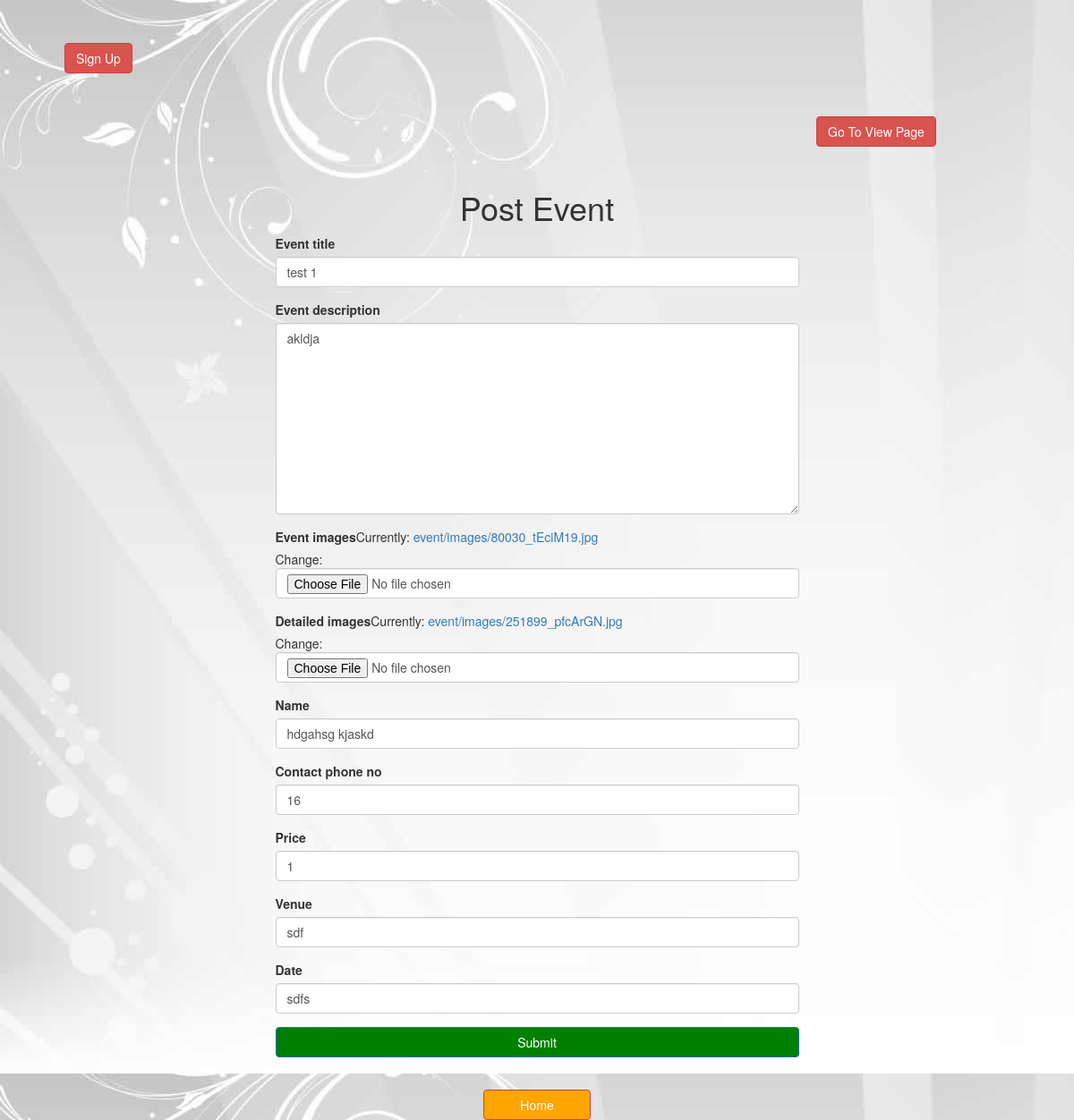
The app's page /account/edit/4/, older data.
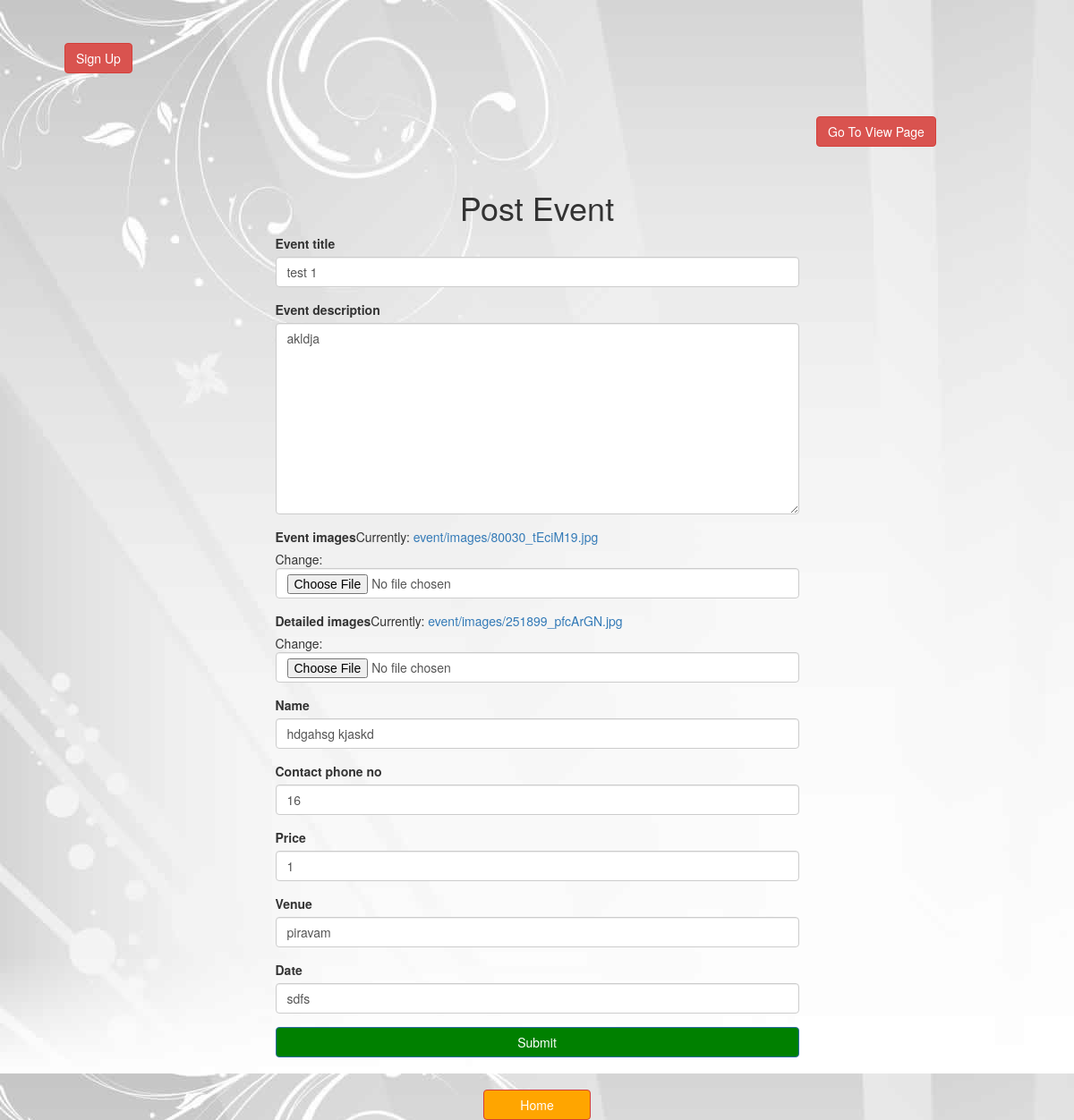
The same page, newer data.
### pool/models.py (models this page shows, shortened)
class Item(models.Model):
    event_title = models.CharField(max_length=50)
    event_description = models.TextField()
    event_images = models.ImageField(upload_to='event/images')
    detailed_images = models.ImageField(upload_to='event/images')
    name = models.CharField(max_length=15)
    contact_phone_no = models.IntegerField()
    price=models.IntegerField(default=1)
    venue=models.CharField(max_length=15)
    date=models.CharField(max_length=15)

### pool/views.py (the view)
# urls.py: path('edit/<pk>/',views.UpdateEvent.as_view(),name="eventupdate"),
class UpdateEvent(SuccessMessageMixin, UpdateView):
        template_name = "event/postevent.html"
        model = Item
        success_url = reverse_lazy("eventposting")
        success_message = "Updated successfully"
        fields = '__all__'

### pool/templates/event/postevent.html (shortened to what this page needs)
{% extends 'base.html' %}
{% load bootstrap3 %}
{% block heading %}
<div style="padding-top:4%;padding-left:6%">
  {% if request.user.is_superuser %}
        <div>
<a href="{% url 'eventposting' %}" class="btn btn-danger btn-rounded">Add New Event</a>
        </div>
    {% else %}
    <div>
                    <a href="{% url 'register' %}" class="btn btn-danger btn-rounded">Sign Up</a>
            </div>
    {% endif %}
</div>
 <div style="padding-left:76%;padding-top:4%">
<a href="{% url 'display' %}" class="btn btn-danger btn-rounded">Go To View Page</a>
        </div>
    <h1 align="center" style="margin-top:4%"> Post Event</h1>
{% endblock  %}
{% block content %}
<div style="width:50%;margin-left:25%;" >
    <form action="" enctype="multipart/form-data" method="post">
        {% bootstrap_form form %}
        {% buttons %}
        <button type="submit" class="btn btn-primary" style="background:green;width:100%">
            Submit
        </button>
</div>
    {% endbuttons %}
    {% endblock  %}

### pool/templates/base.html (shortened to what this page needs)
<!DOCTYPE html>
{% load static %}
<html>
<head>
<link rel="stylesheet" href="https://maxcdn.bootstrapcdn.com/bootstrap/3.3.7/css/bootstrap.min.css">
<link rel="stylesheet" type="text/css" href="{% static 'css/signin.css' %}" />
</head>
<body>
    {% block heading %}
    {% endblock  %}
<div class="container">
    <div class="row">
        {% block content %}
        {% endblock  %}
    </div>
</div>
<div align="center" style="margin-top:3%">
<a href="{% url 'home' %}" class="btn btn-danger btn-rounded" style="background-color:orange;width:10%;height:70%"> Home </a>
</div>
</body>
</html>

### pool/static/css/signin.css (style rules this page uses)
body { background: url('css/eve.jpg'); }

Row changes from the older to the newer data that the page shows:
changed Item "test 1": venue "sdf" → "piravam"
